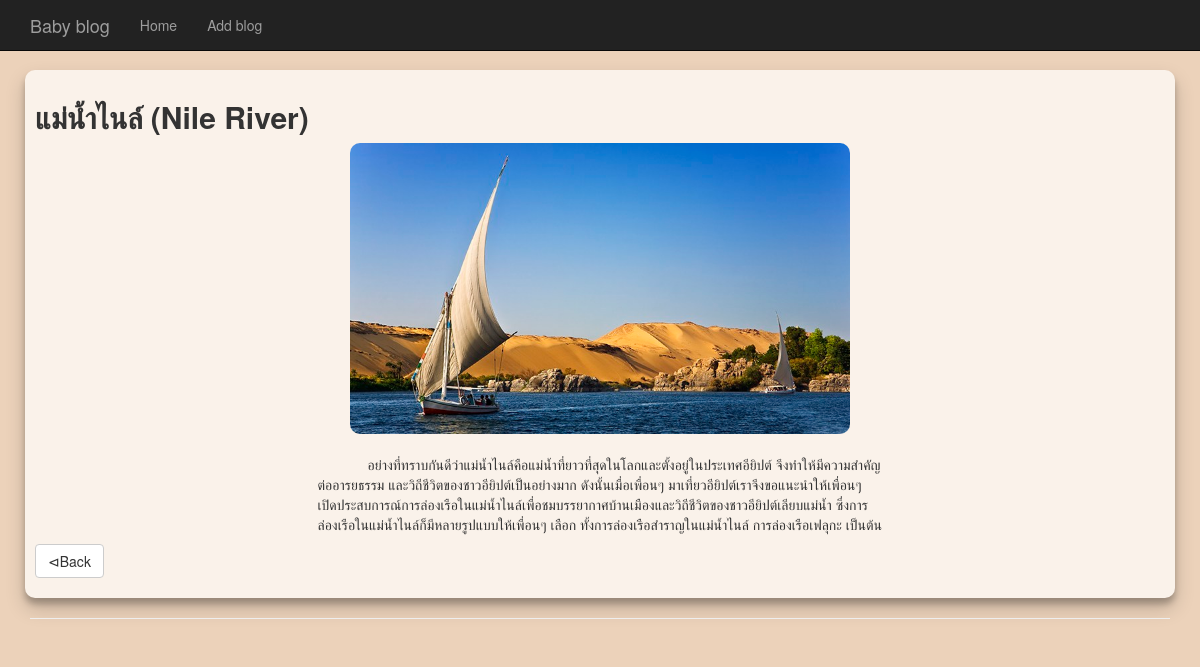
The page /blog.php?article_id=5 on the database its author committed.
### tables this page shows
CREATE TABLE `article` (
  `name` varchar(500) NOT NULL,
  `head_img` varchar(100) NOT NULL,
  `descript` mediumtext NOT NULL,
  `status` tinyint(1) NOT NULL,
  `created` date NOT NULL,
  `view` int(10) NOT NULL,
  `id` int(20) NOT NULL
);

### database/exe_db.php (called while the page is built, shortened)
<?php
    class FindData{
        public static function findOneArticle($article_id){
            $conn = DB::getConnect();
            $result = $conn->query("SELECT * FROM article WHERE id = '".$article_id."'");
            return ($conn->affected_rows>0)?$result:null;
        }
    }
?>

### blog.php (the view, shortened to what this page needs)
<!DOCTYPE html>
<html lang="en">
<head>
    <link rel="stylesheet" href="https://maxcdn.bootstrapcdn.com/bootstrap/3.3.7/css/bootstrap.min.css">
    <link rel="stylesheet" href="css/style.css">
</head>
<body>
    <div class="container">
    <?php
        include 'menu.php';
        $result = FindData::findOneArticle($_GET["article_id"]);
    ?>
        <div style="padding-left: 10px; padding-right: 10px;">
            <div class="row">
                <div class="card">
                    <div class="card-body">
                        <div>
                            <?php while(($row=$result->fetch_array())!=null){  ?>
                            <h2><?php echo $row["name"] ?></h2>
                            <img class="center" src="./image/<?php echo $row["head_img"] ?>" style="max-width:500px" alt="" srcset="">
                            <br>
                            <p class="center" style="text-indent:50px;">
                                <?php echo nl2br($row["descript"]); ?>
                            </p>
                            <p><a class="btn btn-default" href="index.php" role="button">&#8882;Back </a></p>
                            <?php } ?>
                        </div>
                    </div>
                </div>
            </div>
        </div>
        <hr>
    </div>
</body>
</html>

### css/style.css (style rules this page uses)
html, body { overflow-x: hidden; }
body { padding-top: 70px; background-color: rgb(236, 210, 186); }
h2 { font-weight: bold !important; }
.center { display: block; margin-left: auto; margin-right: auto; width: 50%; border-radius: 10px; }
.card { padding: 10px !important; border-radius: 10px; box-shadow: 0 10px 20px rgba(0, 0, 0, 0.19), 0 6px 6px rgba(0, 0, 0, 0.23) !important; background-color: rgb(250, 242, 234); }

### rows shown on the page
article: name "แม่น้ำไนล์ (Nile River)", head_img (picture), descript "อย่างที่ทราบกันดีว่าแม่น้ำไนล์คือแม่น้ำที่ยาวที่สุดในโลกและตั้งอยู่ในประเทศอียิปต์ จึงทำให้มีความสำคัญต่ออารยธรรม และวิถีชีวิตของชาวอียิปต์เป็นอย่างมาก ดังนั้นเมื่อเพื่อนๆ มาเที่ยวอียิปต์เราจึงขอแนะนำให้เพื่อนๆ เปิดประสบการณ์การล่องเรือในแม่น้ำไนล์เพื่อชมบรรยากาศบ้านเมืองและวิถีชีวิตของชาวอียิปต์เลียบแม่น้ำ ซึ่งการล่องเรือในแม่น้ำไนล์ก็มีหลายรูปแบบให้เพื่อนๆ เลือก ทั้งการล่องเรือสำราญในแม่น้ำไนล์ การล่องเรือเฟลุกะ เป็นต้น"
